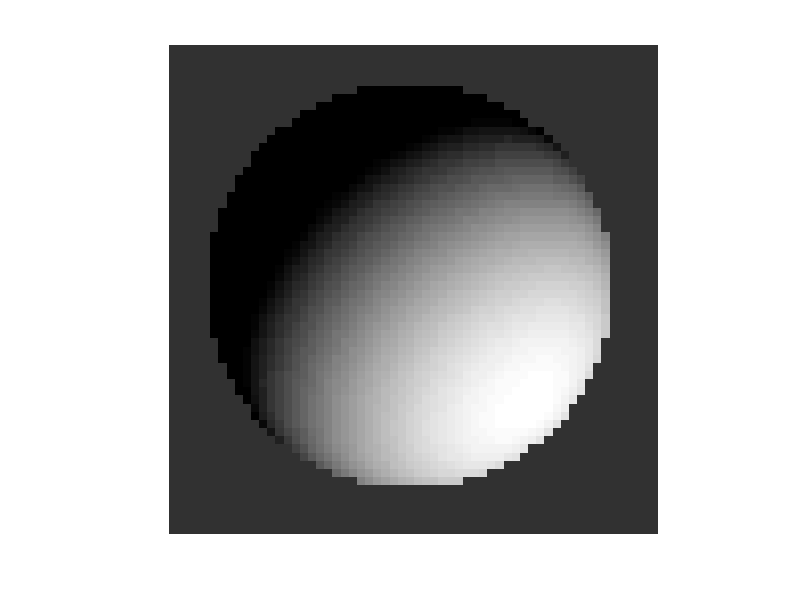

MATLAB code for this plot:
% Shape from Shading, EE 702, 2014
% Ashwin Kachhara, Sumeet Fefar

M=60;
N=60;

radius=25;

Depth = zeros(M,N);
E = 0.2 * ones(M,N);
% p = 0 * ones(M,N);
% q = 0 * ones(M,N);
% ptemp = 0 * ones(M,N);
% qtemp = 0 * ones(M,N);
% f = 0 * ones(M,N);
% g = 0 * ones(M,N);
s=[1,1];

p_init = zeros(M,N);
q_init = zeros(M,N);
f_init = zeros(M,N);
g_init = zeros(M,N);
p_orig = zeros(M,N);
q_orig = zeros(M,N);
f_orig = zeros(M,N);
g_orig = zeros(M,N);
mask = zeros(M,N);
boundary = zeros(M,N);
for i=1:M,
    for j=1:N,
        current_radius = sqrt((i-M/2)^2 + (j-N/2)^2);
        if(current_radius < radius)
            Depth(i,j) = round(sqrt(radius^2 - (i-M/2)^2 - (j-N/2)^2));
            p = (i-M/2)/Depth(i,j);
            q = (j-N/2)/Depth(i,j);
            mask(i,j)=1;

            temp = (s(1)*p + s(2)*q + 1)/sqrt( (s(2)^2 + s(1)^2 +1) * (p^2 + q^2 +1));
            if (round(current_radius) == round(radius))
                p_init(i,j)= p;
                q_init(i,j)= q;
                boundary(i,j)=1;
            end
            p_orig(i,j) = p;
            q_orig(i,j) = q;
            if (round(current_radius) >= radius -1 && round(current_radius) < radius+1)
                f_init(i,j) = 2*p/(1+sqrt(1+p^2+q^2));
                g_init(i,j) = 2*q/(1+sqrt(1+p^2+q^2));
            end
            f_orig(i,j) = 2*p/(1+sqrt(1+p^2+q^2));
            g_orig(i,j) = 2*q/(1+sqrt(1+p^2+q^2));
            if(temp>0)
                E(i,j) = temp;
            else
                E(i,j) = 0;

            end
            
        end
    end
end


figure(1)
imshow(mat2gray(Depth));
imshow(mat2gray(E));

save('DataFile1.mat', 'E', 's','radius','mask','boundary');




